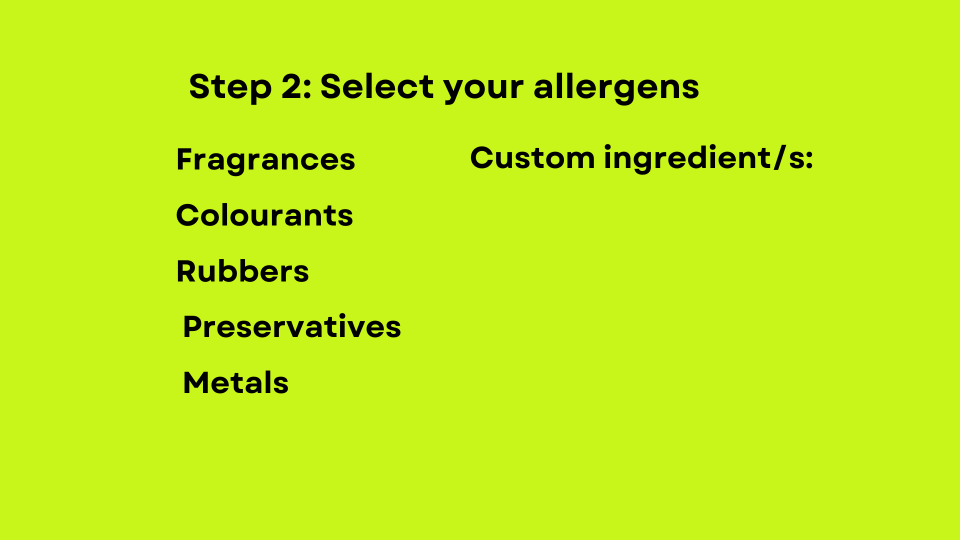
#> input picture allergencheck.png, 1920 x 1080 px (shown at 1/2 size); its folder holds only this picture in this run
$ python -i attempt_combination_2.py   (imports and definitions only)
#> lines starting #> are read from the running program, lines starting #| are printed output that depends on the picture
import tkinter as tk
from tkinter import Tk, Canvas, Frame, Button, Label
from PIL import Image, ImageTk
from fuzzywuzzy import fuzz
import re

# Global variables
ingList = [] # List to store the user's product list AFTER it is cleaned up (in case they have duplicates, too many slashes, too much whitespace, detect comma use , and disable non-entries)
custom_allergens = []  # List to store custom individual allergens user wants to screen for
next_button = None  # This will hold the reference to the 'Next' button (to clear textbox everytime upon return)
selectedallergens = {} # List to store allergen categories (dictionaries) the user ticks/actually cares about screening for

#########################################
# 🏛Allergen dictionaries & found_allergens 🏛️🏛️🏛️🏛️🏛️🏛️🏛️🏛️🏛️🏛🏛️🏛️🏛️🏛️️🏛️🏛️🏛️🏛️🏛️🏛️🏛️🏛️🏛🏛️🏛️🏛️🏛️🏛️🏛️🏛️🏛️🏛
#########################################
allergen_categories = {
    "Fragrances": {"Amyl cinnamal", "Amylcinnamyl alcohol", "Anisyl alcohol", "Benzyl alcohol", "Benzyl benzoate",
                   "Benzyl cinnamate", "Benzyl salicylate", "Cinnamyl alcohol", "Cinnamaldehyde", "Citral",
                   "Citronellol", "Coumarin", "Eugenol", "Farnesol", "Geraniol", "Hexyl cinnamaladehyde",
                   "Hydroxycitronellal", "Hydroxyisohexyl 3-cyclohexene carboxaldehyde", "HICC", "Lyral",
                   "Isoeugenol", "Lilial", "d-Limonene", "Linalool", "Methyl 2-octynoate", "g-Methylionone",
                   "Oak moss extract", "Tree moss extract"},
    "Colourants": {"p-phenylenediamine", "PPD", "Coal-tar", "Tar", "Coal"},
    "Rubbers": {"Latex"},
    "Preservatives": {"Methylisothiazolinone", "MIT", "Methylchloroisothiazolinone", "CMIT", "Bronopol",
                      "2-bromo-2-nitropropane-1,3-diol", "5-bromo-5-nitro-1,3-dioxane", "Diazolidinyl urea", "DMDM",
                      "hydantoin", "1,3-dimethylol-5,5-dimethylhydantoin", "Imidazolidinyl urea",
                      "Sodium hydroxymethylglycinate", "Quaternium-15", "Dowicil200",
                      "N-(3-chloroallyl)hexaminium chloride"},
    "Metals": {"Nickel", "Gold"},
}

# The allergens selected by the user for comparison (default: all categories unselected)
selectedallergens = {category: False for category in allergen_categories} #another important global variable


#########################################
# 🐻 Processing ingredients list: handling non-entries, commas, whitespace, slashes(/), duplicates & list storage 🐻🐻🐻
#########################################
# "store_and_print_ingredients" function creates "ingList" variable
# [71 lines left out: functions store_and_print_ingredients, setup_page_with_background, not called in this run]

#########################################
# 🐻 Setting up widgets for 5 pages : home, allergen check, clean, not clean, disclaimer 🐻🐻🐻🐻🐻🐻🐻🐻🐻🐻🐻🐻🐻
#########################################
# Home page
def setup_home_widgets(frame):
    # Create the Text widget (textbox) inside the defined area and place it directly under the title
    global textbox  # Use global to access `textbox` in other functions
    textbox = tk.Text(frame, wrap="word", height=11, width=60)
    textbox.pack(pady=20)  # Place textbox right under the title with padding

    # Set the background and border to make it look like a rectangle
    textbox.config(bg="#FFFFFF", bd=4, relief="solid", font=("Helvetica", 15, "bold"), fg="#2f2f2f")

    # Clear the text box each time we go back to the Home page (reset the content)
    textbox.delete("1.0", "end-1c")  # Clear any existing text

    # Reset ingList to empty if you want to start fresh every time
    global ingList
    ingList = []

    # Create the textbox with the placeholder text (if the textbox is empty)
    textbox.insert("1.0", "Paste ingredients here...🌼")
    textbox.tag_add("placeholder", "1.0", "end-1c")
    textbox.tag_configure("placeholder", foreground="#bbbbbb", font=("Helvetica", 17, "bold"))

    # Function to set and remove the placeholder text
    def on_focus_in(event):
        if textbox.get("1.0", "end-1c") == "Paste ingredients here...🌼":
            textbox.delete("1.0", "end")

    def on_focus_out(event):
        if textbox.get("1.0", "end-1c") == "":
            textbox.insert("1.0", "Paste ingredients here...🌼", "placeholder")

    # Bind the focus-in and focus-out events
    textbox.bind("<FocusIn>", on_focus_in)
    textbox.bind("<FocusOut>", on_focus_out)

    # Add the NEXT button and link it to the function
    next_button = tk.Button(frame, text="NEXT",
                            command=lambda: [store_and_print_ingredients(), switch_to_allergencheck(root, frame)])
    next_button.pack()  # or use .grid()/.place() based on your layout

    # Disable the NEXT button initially
    next_button.config(state=tk.DISABLED)

    # Function to enable/disable the NEXT button based on the textbox content
    # [6 lines left out: function check_ingredient_entry, not called in this run]

    # Bind the event to check when the content changes
    textbox.bind("<KeyRelease>", check_ingredient_entry)

    # DISCLAIMER Button
    tk.Button(frame, text="🙆‍♀️️DISCLAIMER", command=lambda: switch_to_disclaimer(Frame)).pack(pady=10)
    print("Navigating to Disclaimer page...")

    # EXIT Button
    tk.Button(frame, text="🚪Exit program", command=root.quit).pack(pady=10)

# Allergen check page
# [192 lines left out: functions setup_allergencheck_widgets, perform_allergen_check, clean_string, not called in this run]

# Clean page
def setup_clean_widgets(frame):
    Button(frame.canvas, text="🏠", command=lambda: switch_to_home()).place(x=850, y=500)
    Button(frame.canvas, text="Do another", command=lambda: switch_to_home()).place(x=850, y=550)

# Not clean page
def setup_notclean_widgets(frame):
    Button(frame.canvas, text="🏠", command=lambda: switch_to_home()).place(x=850, y=500)
    Button(frame.canvas, text="Do another", command=lambda: switch_to_home()).place(x=850, y=550)

# Disclaimer page
# [4 lines left out: function setup_disclaimer_widgets, not called in this run]

#########################################
# 🔮 Combining '.png' + widget switch for each page: home, allergen check, clean, not clean, disclaimer 🔮🔮🔮🔮🔮🔮🔮
#########################################
def switch_to_home(root, frame):
    """Switch to the home page."""
    switch_to_page(main_frame, "home.png", setup_home_widgets)


# Navigation functions
def switch_to_home():
    setup_page_with_background(main_frame, "home.png", setup_home_widgets)


def switch_to_allergencheck():
    setup_page_with_background(main_frame, "allergencheck.png", setup_allergencheck_widgets)


def switch_to_clean():
    setup_page_with_background(main_frame, "clean.png", setup_clean_widgets)


def switch_to_notclean():
    setup_page_with_background(main_frame, "notclean.png", setup_notclean_widgets)


def switch_to_disclaimer():
    frame.destroy()
    setup_page_with_background(main_frame, "disclaimer.png", setup_disclaimer_widgets)


#########################################
# 🌺 Main application setup: root, fullscreen, title, frame, starting on home page, looping 🌺🌺🌺🌺🌺🌺🌺🌺🌺🌺🌺🌺
#########################################
# [15 lines not run here, left out]

>>> import cv2
>>> picture = cv2.imread('allergencheck.png', cv2.IMREAD_GRAYSCALE)
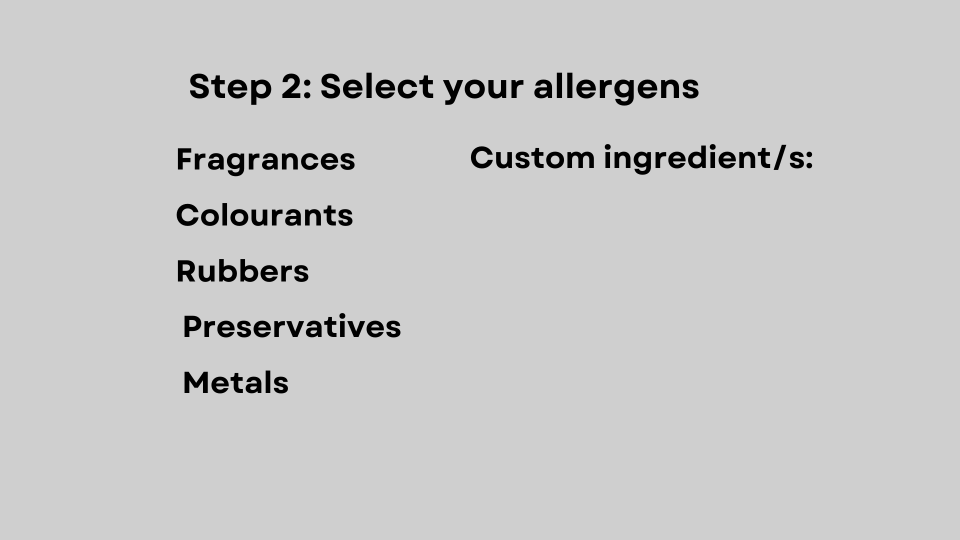
#> picture: shape (1080, 1920) (shown at 1/2 size); min 0, max 207, mean 200.7
#> (the run stopped early here; a loop or call above may not have finished)

$ run again, on clean.png
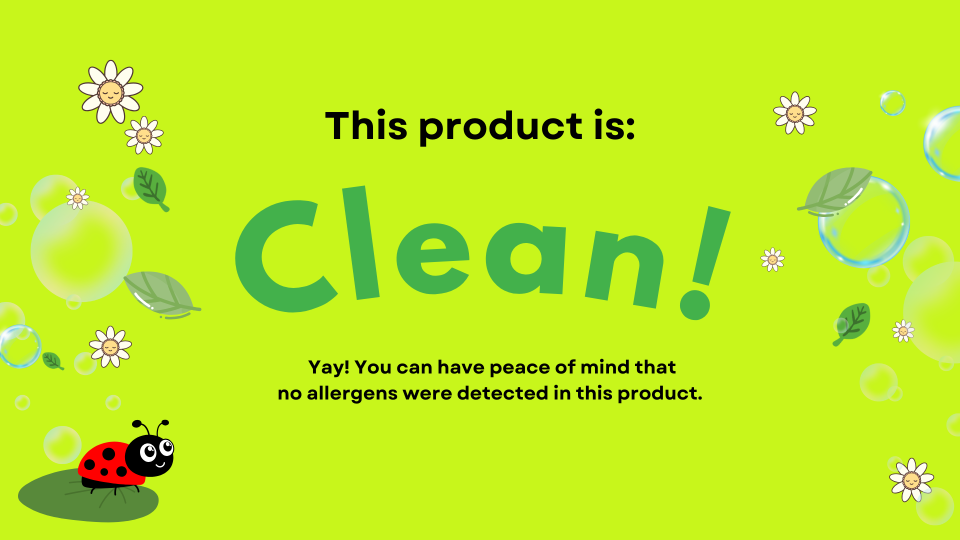
#> input picture clean.png, 1920 x 1080 px (shown at 1/2 size)
#> `picture = cv2.imread('allergencheck.png', cv2.IMREAD_GRAYSCALE)`:
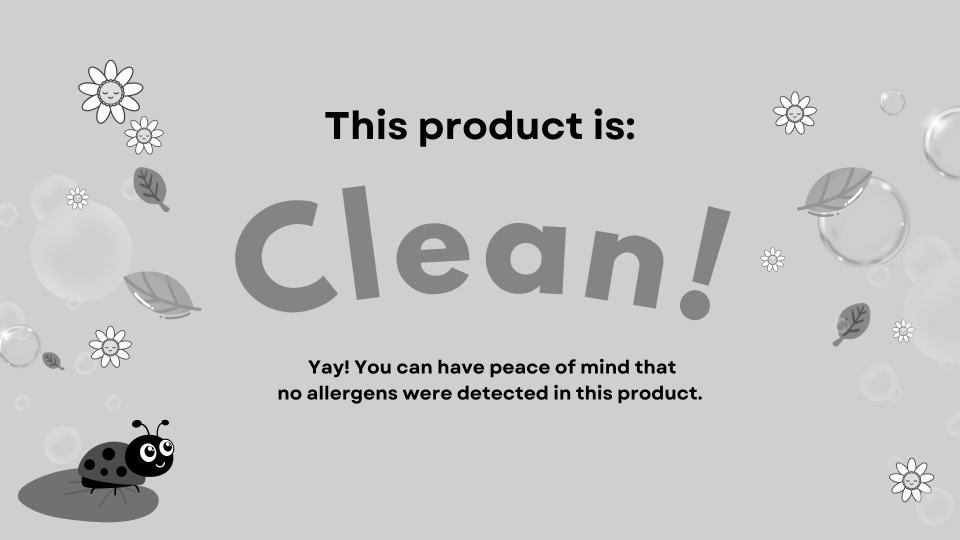
#> picture: shape (1080, 1920) (shown at 1/2 size); min 0, max 255, mean 198.3

$ run again, on disclaimer.png
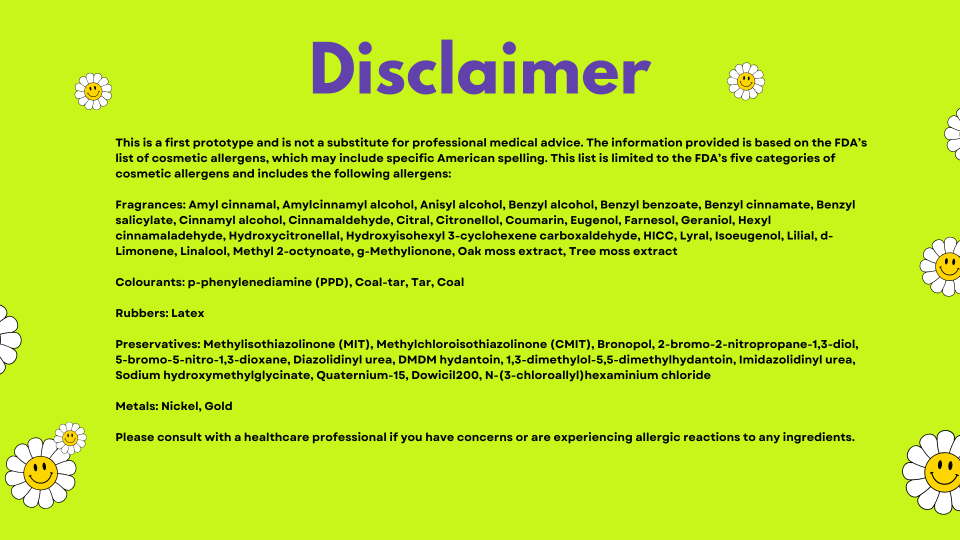
#> input picture disclaimer.png, 1920 x 1080 px (shown at 1/2 size)
#> `picture = cv2.imread('allergencheck.png', cv2.IMREAD_GRAYSCALE)`:
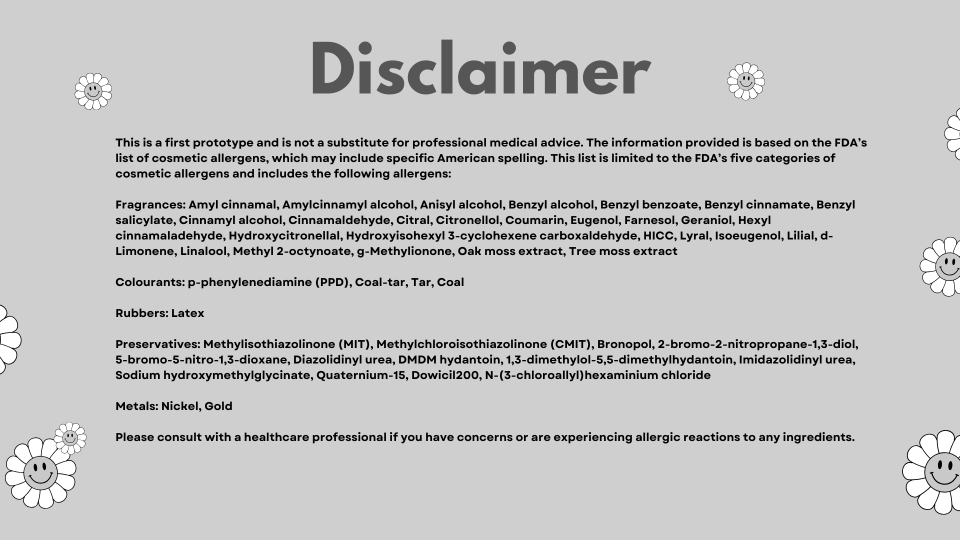
#> picture: shape (1080, 1920) (shown at 1/2 size); min 0, max 255, mean 195.2
